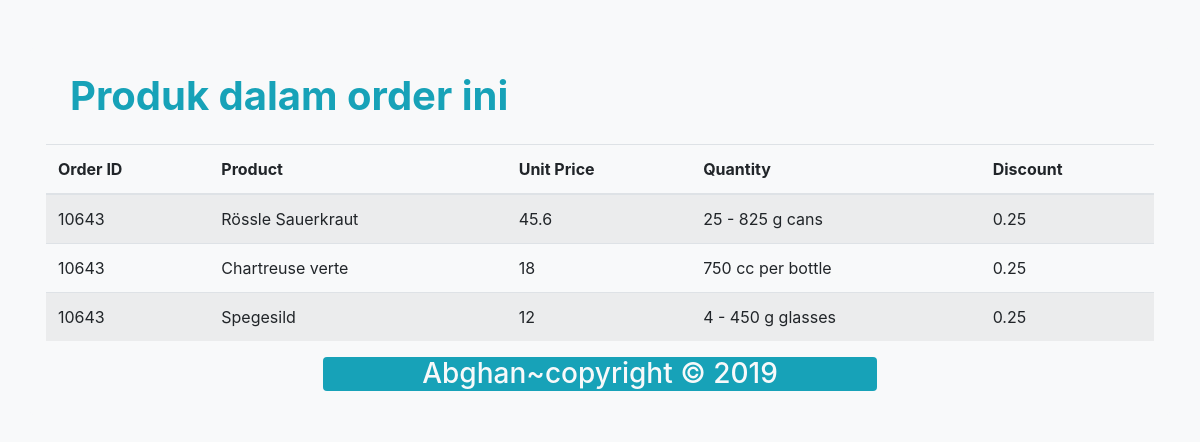
/order-details.php?oid=10643, run on the app's committed database.
### tables this page shows
CREATE TABLE `orderdetails` (
  `OrderID` int(11) NOT NULL default '0',
  `ProductID` int(11) NOT NULL default '0',
  `UnitPrice` double default NULL,
  `Quantity` smallint(6) default NULL,
  `Discount` float default NULL,
  PRIMARY KEY  (`OrderID`,`ProductID`)
);

CREATE TABLE `products` (
  `ProductID` int(11) NOT NULL default '0',
  `ProductName` varchar(40) default NULL,
  `SupplierID` int(11) default NULL,
  `CategoryID` int(11) default NULL,
  `QuantityPerUnit` varchar(20) default NULL,
  `UnitPrice` double default NULL,
  `UnitsInStock` smallint(6) default NULL,
  `UnitsOnOrder` smallint(6) default NULL,
  `ReorderLevel` smallint(6) default NULL,
  `Discontinued` tinyint(1) default NULL,
  PRIMARY KEY  (`ProductID`)
);

### order-details.php (the view, shortened to what this page needs)
<!DOCTYPE html>
<html lang="en">
<head>
  <link rel="stylesheet" href="css/bootstrap.min.css">
</head>
<body class="bg-light">
  <?php
  $oid = $_GET['oid'];
  $link = mysqli_connect("localhost", "root", "", "nwind");
  $data = mysqli_query($link, "SELECT * FROM orderdetails LEFT JOIN products ON products.ProductID = orderdetails.ProductID WHERE OrderID = '$oid'");
  ?>
  <div class="container bg-light p-3 my-5 rounded">
    <h1 class="text-info mt-2 ml-4 mb-auto"><b>Produk dalam order ini</b></h1><br>
    <table class="table table-striped">
      <thead>
        <tr>
          <th scope="col">Order ID</th>
          <th scope="col">Product</th>
          <th scope="col">Unit Price</th>
          <th scope="col">Quantity</th>
          <th scope="col">Discount</th>
        </tr>
      </thead>
      <tbody>
        <?php
        while ($row = mysqli_fetch_array($data)) {
          ?>
          <tr>
            <td><?= $row['OrderID']; ?></td>
            <td><?= $row['ProductName'] ?></td>
            <td><?= $row['UnitPrice']; ?></td>
            <td><?= $row['QuantityPerUnit']; ?></td>
            <td><?= $row['Discount']; ?></td>
          </tr>
        <?php
        }
        ?>
      </tbody>
    </table>
    <div class="container col-6 bg-info rounded">
        <h3 class="text-light text-center">Abghan~copyright &copy 2019</h3>
    </div>
  </div>
</body>
</html>

### data on the page
orderdetails: OrderID "10643", ProductID.ProductName "Rössle Sauerkraut", ProductID.UnitPrice "45.6", ProductID.QuantityPerUnit "25 - 825 g cans", Discount "0.25"
orderdetails: OrderID "10643", ProductID.ProductName "Chartreuse verte", ProductID.UnitPrice "18", ProductID.QuantityPerUnit "750 cc per bottle", Discount "0.25"
orderdetails: OrderID "10643", ProductID.ProductName "Spegesild", ProductID.UnitPrice "12", ProductID.QuantityPerUnit "4 - 450 g glasses", Discount "0.25"
